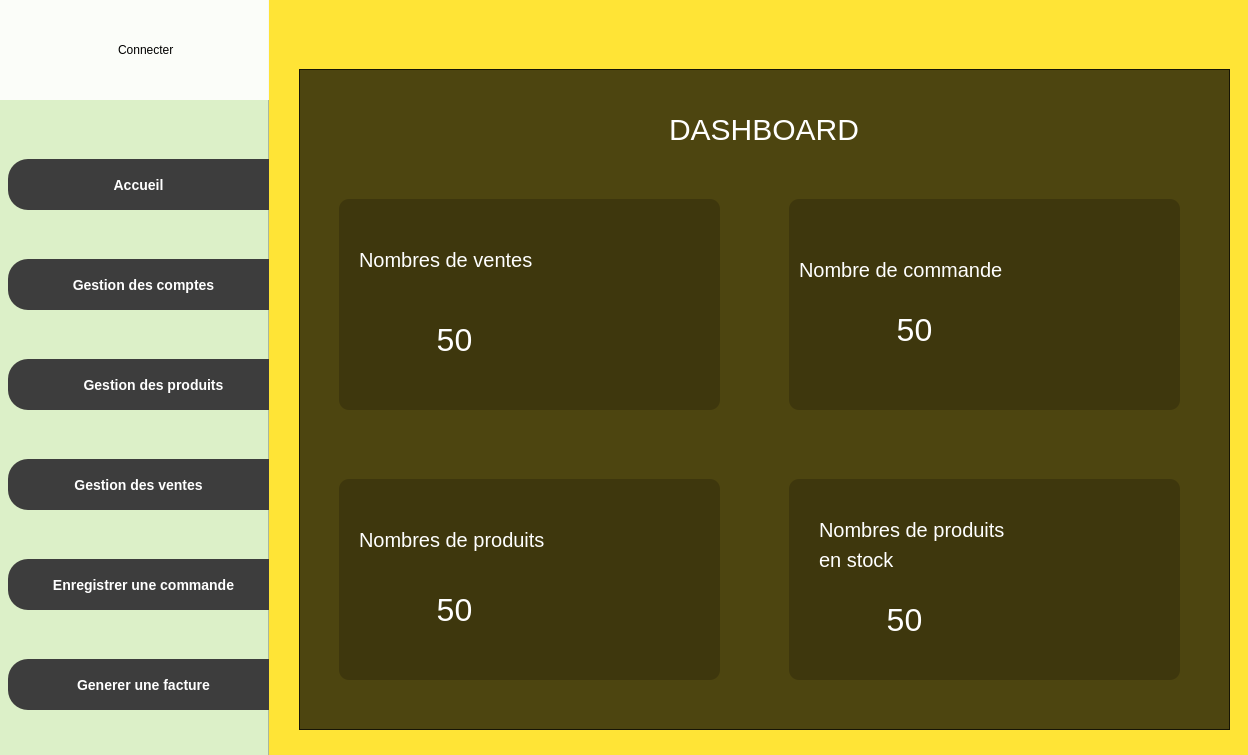
<?xml version="1.0" encoding="UTF-8"?>
<ui version="4.0">
 <class>PageAccueil</class>
 <widget class="QMainWindow" name="PageAccueil">
  <property name="geometry">
   <rect>
    <x>0</x>
    <y>0</y>
    <width>1248</width>
    <height>755</height>
   </rect>
  </property>
  <property name="windowTitle">
   <string>MainWindow</string>
  </property>
  <widget class="QWidget" name="centralwidget">
   <widget class="QFrame" name="frame">
    <property name="geometry">
     <rect>
      <x>-1</x>
      <y>-1</y>
      <width>1281</width>
      <height>801</height>
     </rect>
    </property>
    <property name="styleSheet">
     <string notr="true">background-color: rgb(255,228,54)</string>
    </property>
    <property name="frameShape">
     <enum>QFrame::StyledPanel</enum>
    </property>
    <property name="frameShadow">
     <enum>QFrame::Raised</enum>
    </property>
    <widget class="QFrame" name="frame_haut">
     <property name="geometry">
      <rect>
       <x>0</x>
       <y>9</y>
       <width>1271</width>
       <height>71</height>
      </rect>
     </property>
     <property name="styleSheet">
      <string notr="true">border:none</string>
     </property>
     <property name="frameShape">
      <enum>QFrame::StyledPanel</enum>
     </property>
     <property name="frameShadow">
      <enum>QFrame::Raised</enum>
     </property>
     <widget class="QPushButton" name="pushButton_3">
      <property name="geometry">
       <rect>
        <x>880</x>
        <y>0</y>
        <width>111</width>
        <height>51</height>
       </rect>
      </property>
      <property name="cursor">
       <cursorShape>PointingHandCursor</cursorShape>
      </property>
      <property name="text">
       <string/>
      </property>
      <property name="icon">
       <iconset resource="../ressource.qrc">
        <normaloff>:/icon/feather/minus.svg</normaloff>:/icon/feather/minus.svg</iconset>
      </property>
      <property name="iconSize">
       <size>
        <width>60</width>
        <height>80</height>
       </size>
      </property>
     </widget>
     <widget class="QPushButton" name="pushButton_2">
      <property name="geometry">
       <rect>
        <x>1010</x>
        <y>0</y>
        <width>111</width>
        <height>51</height>
       </rect>
      </property>
      <property name="cursor">
       <cursorShape>PointingHandCursor</cursorShape>
      </property>
      <property name="text">
       <string/>
      </property>
      <property name="icon">
       <iconset resource="../ressource.qrc">
        <normaloff>:/icon/feather/square.svg</normaloff>:/icon/feather/square.svg</iconset>
      </property>
      <property name="iconSize">
       <size>
        <width>40</width>
        <height>80</height>
       </size>
      </property>
     </widget>
     <widget class="QPushButton" name="pushButton">
      <property name="geometry">
       <rect>
        <x>1120</x>
        <y>0</y>
        <width>111</width>
        <height>51</height>
       </rect>
      </property>
      <property name="cursor">
       <cursorShape>PointingHandCursor</cursorShape>
      </property>
      <property name="text">
       <string/>
      </property>
      <property name="icon">
       <iconset resource="../ressource.qrc">
        <normaloff>:/icon/feather/x.svg</normaloff>:/icon/feather/x.svg</iconset>
      </property>
      <property name="iconSize">
       <size>
        <width>40</width>
        <height>80</height>
       </size>
      </property>
     </widget>
    </widget>
    <widget class="QFrame" name="frame_2">
     <property name="geometry">
      <rect>
       <x>-1</x>
       <y>0</y>
       <width>271</width>
       <height>781</height>
      </rect>
     </property>
     <property name="styleSheet">
      <string notr="true">background-color: rgb(220,240,200)</string>
     </property>
     <property name="frameShape">
      <enum>QFrame::StyledPanel</enum>
     </property>
     <property name="frameShadow">
      <enum>QFrame::Raised</enum>
     </property>
     <widget class="QPushButton" name="user_btn">
      <property name="geometry">
       <rect>
        <x>10</x>
        <y>260</y>
        <width>271</width>
        <height>51</height>
       </rect>
      </property>
      <property name="cursor">
       <cursorShape>PointingHandCursor</cursorShape>
      </property>
      <property name="styleSheet">
       <string notr="true">QPushButton{
background-color:rgb(61,61,61);
border-top-left-radius:20px;
border-bottom-left-radius:20px;
color:rgb(255,255,255);
font:77 10pt &quot;metropolis&quot;;
font-size:14px;
font-weight:bold;
}
QPushButton:hover{
background-color:white;
border-top-left-radius:20px;
border-bottom-left-radius:20px;
color:rgb(0,0,0);
font:77 10pt &quot;metropolis&quot;;
font-size:15px;
font-weight:bold;
}


</string>
      </property>
      <property name="text">
       <string>Gestion des comptes</string>
      </property>
      <property name="icon">
       <iconset resource="../ressource.qrc">
        <normaloff>:/images/images/usersystem.png</normaloff>:/images/images/usersystem.png</iconset>
      </property>
      <property name="iconSize">
       <size>
        <width>35</width>
        <height>50</height>
       </size>
      </property>
     </widget>
     <widget class="QPushButton" name="produit_btn">
      <property name="geometry">
       <rect>
        <x>10</x>
        <y>360</y>
        <width>291</width>
        <height>51</height>
       </rect>
      </property>
      <property name="cursor">
       <cursorShape>PointingHandCursor</cursorShape>
      </property>
      <property name="styleSheet">
       <string notr="true">QPushButton{
background-color:rgb(61,61,61);
border-top-left-radius:20px;
border-bottom-left-radius:20px;
color:rgb(255,255,255);
font:77 10pt &quot;metropolis&quot;;
font-size:14px;
font-weight:bold;
}
QPushButton:hover{
background-color:white;
border-top-left-radius:20px;
border-bottom-left-radius:20px;
color:rgb(0,0,0);
font:77 10pt &quot;metropolis&quot;;
font-size:15px;
font-weight:bold;


}


</string>
      </property>
      <property name="text">
       <string>Gestion des produits</string>
      </property>
      <property name="icon">
       <iconset resource="../ressource.qrc">
        <normaloff>:/images/images/product.png</normaloff>:/images/images/product.png</iconset>
      </property>
      <property name="iconSize">
       <size>
        <width>35</width>
        <height>40</height>
       </size>
      </property>
     </widget>
     <widget class="QPushButton" name="vente_btn">
      <property name="geometry">
       <rect>
        <x>10</x>
        <y>460</y>
        <width>261</width>
        <height>51</height>
       </rect>
      </property>
      <property name="cursor">
       <cursorShape>PointingHandCursor</cursorShape>
      </property>
      <property name="styleSheet">
       <string notr="true">QPushButton{
background-color:rgb(61,61,61);
border-top-left-radius:20px;
border-bottom-left-radius:20px;
color:rgb(255,255,255);
font:77 10pt &quot;metropolis&quot;;
font-size:14px;
font-weight:bold;
}
QPushButton:hover{
background-color:white;
border-top-left-radius:20px;
border-bottom-left-radius:20px;
color:rgb(0,0,0);
font:77 10pt &quot;metropolis&quot;;
font-weight:bold;
font-size:15px;


}


</string>
      </property>
      <property name="text">
       <string>Gestion des ventes</string>
      </property>
      <property name="icon">
       <iconset resource="../ressource.qrc">
        <normaloff>:/images/images/shopify.png</normaloff>:/images/images/shopify.png</iconset>
      </property>
      <property name="iconSize">
       <size>
        <width>35</width>
        <height>50</height>
       </size>
      </property>
     </widget>
     <widget class="QPushButton" name="acceuille_btn">
      <property name="geometry">
       <rect>
        <x>10</x>
        <y>160</y>
        <width>261</width>
        <height>51</height>
       </rect>
      </property>
      <property name="cursor">
       <cursorShape>PointingHandCursor</cursorShape>
      </property>
      <property name="styleSheet">
       <string notr="true">QPushButton{
background-color:rgb(61,61,61);
border-top-left-radius:20px;
border-bottom-left-radius:20px;
color:rgb(255,255,255);
font:77 10pt &quot;metropolis&quot;;
font-size:14px;
font-weight:bold;
cursor: pointer;

}
QPushButton:hover{
background-color:white;
border-top-left-radius:20px;
border-bottom-left-radius:20px;
color:rgb(0,0,0);
font:77 10pt &quot;metropolis&quot;;
font-size:15px;
font-weight:bold;
cursor: pointer;


}


</string>
      </property>
      <property name="text">
       <string>Accueil</string>
      </property>
      <property name="icon">
       <iconset resource="../ressource.qrc">
        <normaloff>:/images/images/home.png</normaloff>:/images/images/home.png</iconset>
      </property>
      <property name="iconSize">
       <size>
        <width>35</width>
        <height>35</height>
       </size>
      </property>
      <property name="shortcut">
       <string/>
      </property>
     </widget>
     <widget class="QPushButton" name="commande_btn">
      <property name="geometry">
       <rect>
        <x>10</x>
        <y>560</y>
        <width>271</width>
        <height>51</height>
       </rect>
      </property>
      <property name="cursor">
       <cursorShape>PointingHandCursor</cursorShape>
      </property>
      <property name="styleSheet">
       <string notr="true">QPushButton{
background-color:rgb(61,61,61);
border-top-left-radius:20px;
border-bottom-left-radius:20px;
color:rgb(255,255,255);
font:77 10pt &quot;metropolis&quot;;
font-size:14px;
font-weight:bold;
}
QPushButton:hover{
background-color:white;
border-top-left-radius:20px;
border-bottom-left-radius:20px;
color:rgb(0,0,0);
font:77 10pt &quot;metropolis&quot;;
font-size:15px;
font-weight:bold;

}


</string>
      </property>
      <property name="text">
       <string>Enregistrer une commande</string>
      </property>
      <property name="icon">
       <iconset resource="../ressource.qrc">
        <normaloff>:/images/images/commandes-removebg-preview .png</normaloff>:/images/images/commandes-removebg-preview .png</iconset>
      </property>
      <property name="iconSize">
       <size>
        <width>34</width>
        <height>50</height>
       </size>
      </property>
     </widget>
     <widget class="QPushButton" name="facture_btn">
      <property name="geometry">
       <rect>
        <x>10</x>
        <y>660</y>
        <width>271</width>
        <height>51</height>
       </rect>
      </property>
      <property name="cursor">
       <cursorShape>PointingHandCursor</cursorShape>
      </property>
      <property name="styleSheet">
       <string notr="true">QPushButton{
background-color:rgb(61,61,61);
border-top-left-radius:20px;
border-bottom-left-radius:20px;
color:rgb(255,255,255);
font:77 10pt &quot;metropolis&quot;;
font-size:14px;
font-weight:bold;
}
QPushButton:hover{
background-color:white;
border-top-left-radius:20px;
border-bottom-left-radius:20px;
color:rgb(0,0,0);
font:77 10pt &quot;metropolis&quot;;
font-size:15px;
font-weight:bold;

}


</string>
      </property>
      <property name="text">
       <string>Generer une facture</string>
      </property>
      <property name="icon">
       <iconset resource="../ressource.qrc">
        <normaloff>:/images/images/facture.png</normaloff>:/images/images/facture.png</iconset>
      </property>
      <property name="iconSize">
       <size>
        <width>35</width>
        <height>50</height>
       </size>
      </property>
     </widget>
     <widget class="QWidget" name="widget_9" native="true">
      <property name="geometry">
       <rect>
        <x>0</x>
        <y>0</y>
        <width>271</width>
        <height>101</height>
       </rect>
      </property>
      <property name="styleSheet">
       <string notr="true">background-color:rgba(255,255,255,0.9);</string>
      </property>
      <widget class="QLabel" name="label_32">
       <property name="geometry">
        <rect>
         <x>120</x>
         <y>30</y>
         <width>131</width>
         <height>41</height>
        </rect>
       </property>
       <property name="styleSheet">
        <string notr="true">border:none;
font:90 18pt &quot;metropolis&quot;;
background-color:none;</string>
       </property>
       <property name="text">
        <string>Connecter</string>
       </property>
      </widget>
      <widget class="QPushButton" name="connection">
       <property name="geometry">
        <rect>
         <x>-20</x>
         <y>10</y>
         <width>151</width>
         <height>81</height>
        </rect>
       </property>
       <property name="styleSheet">
        <string notr="true">background-color:none;
border:none;</string>
       </property>
       <property name="text">
        <string/>
       </property>
       <property name="icon">
        <iconset resource="../ressource.qrc">
         <normaloff>:/images/images/userIcon.png</normaloff>:/images/images/userIcon.png</iconset>
       </property>
       <property name="iconSize">
        <size>
         <width>70</width>
         <height>110</height>
        </size>
       </property>
      </widget>
     </widget>
    </widget>
    <widget class="QFrame" name="frame_3">
     <property name="geometry">
      <rect>
       <x>300</x>
       <y>70</y>
       <width>931</width>
       <height>661</height>
      </rect>
     </property>
     <property name="styleSheet">
      <string notr="true">background-color:rgba(0,0,0,0.7);
</string>
     </property>
     <property name="frameShape">
      <enum>QFrame::StyledPanel</enum>
     </property>
     <property name="frameShadow">
      <enum>QFrame::Raised</enum>
     </property>
     <widget class="QWidget" name="widget_2" native="true">
      <property name="geometry">
       <rect>
        <x>490</x>
        <y>130</y>
        <width>391</width>
        <height>211</height>
       </rect>
      </property>
      <property name="styleSheet">
       <string notr="true">background-color:rgba(0,0,0,0.2);
box-shodow:10px 4px 4px 4px;
border-radius:10px</string>
      </property>
      <widget class="QLabel" name="label_6">
       <property name="geometry">
        <rect>
         <x>10</x>
         <y>50</y>
         <width>251</width>
         <height>41</height>
        </rect>
       </property>
       <property name="styleSheet">
        <string notr="true">background-color:none;
border:none;
font:77 10pt &quot;metropolis&quot;;
font-size:20px;
color:white</string>
       </property>
       <property name="text">
        <string>Nombre de commande</string>
       </property>
      </widget>
      <widget class="QPushButton" name="pushButton_27">
       <property name="geometry">
        <rect>
         <x>240</x>
         <y>30</y>
         <width>121</width>
         <height>131</height>
        </rect>
       </property>
       <property name="styleSheet">
        <string notr="true">background-color:none;</string>
       </property>
       <property name="text">
        <string/>
       </property>
       <property name="icon">
        <iconset resource="../ressource.qrc">
         <normaloff>:/images/images/commandes-removebg-preview .png</normaloff>:/images/images/commandes-removebg-preview .png</iconset>
       </property>
       <property name="iconSize">
        <size>
         <width>120</width>
         <height>120</height>
        </size>
       </property>
      </widget>
      <widget class="QLabel" name="nb_vente">
       <property name="geometry">
        <rect>
         <x>40</x>
         <y>100</y>
         <width>171</width>
         <height>61</height>
        </rect>
       </property>
       <property name="layoutDirection">
        <enum>Qt::LeftToRight</enum>
       </property>
       <property name="styleSheet">
        <string notr="true">background-color: transparent;
color: #fff;
font-weidth: bold;
font-size:32px;</string>
       </property>
       <property name="text">
        <string>50</string>
       </property>
       <property name="alignment">
        <set>Qt::AlignCenter</set>
       </property>
      </widget>
     </widget>
     <widget class="QWidget" name="widget_4" native="true">
      <property name="geometry">
       <rect>
        <x>490</x>
        <y>410</y>
        <width>391</width>
        <height>201</height>
       </rect>
      </property>
      <property name="styleSheet">
       <string notr="true">background-color:rgba(0,0,0,0.2);
box-shodow:10px 4px 4px 4px;
border-radius:10px</string>
      </property>
      <widget class="QLabel" name="label_10">
       <property name="geometry">
        <rect>
         <x>30</x>
         <y>30</y>
         <width>211</width>
         <height>41</height>
        </rect>
       </property>
       <property name="styleSheet">
        <string notr="true">background-color:none;
border:none;
font:77 10pt &quot;metropolis&quot;;
font-size:20px;
color:white</string>
       </property>
       <property name="text">
        <string>Nombres de produits</string>
       </property>
      </widget>
      <widget class="QLabel" name="label_19">
       <property name="geometry">
        <rect>
         <x>30</x>
         <y>60</y>
         <width>201</width>
         <height>41</height>
        </rect>
       </property>
       <property name="styleSheet">
        <string notr="true">background-color:none;
border:none;
font:77 10pt &quot;metropolis&quot;;
font-size:20px;
color:white</string>
       </property>
       <property name="text">
        <string>en stock</string>
       </property>
      </widget>
      <widget class="QPushButton" name="pushButton_34">
       <property name="geometry">
        <rect>
         <x>250</x>
         <y>30</y>
         <width>131</width>
         <height>131</height>
        </rect>
       </property>
       <property name="styleSheet">
        <string notr="true">background-color:none;</string>
       </property>
       <property name="text">
        <string/>
       </property>
       <property name="icon">
        <iconset resource="../ressource.qrc">
         <normaloff>:/images/images/stock-removebg-preview.png</normaloff>:/images/images/stock-removebg-preview.png</iconset>
       </property>
       <property name="iconSize">
        <size>
         <width>120</width>
         <height>120</height>
        </size>
       </property>
      </widget>
      <widget class="QLabel" name="nb_vente_3">
       <property name="geometry">
        <rect>
         <x>30</x>
         <y>110</y>
         <width>171</width>
         <height>61</height>
        </rect>
       </property>
       <property name="layoutDirection">
        <enum>Qt::LeftToRight</enum>
       </property>
       <property name="styleSheet">
        <string notr="true">background-color: transparent;
color: #fff;
font-weidth: bold;
font-size:32px;</string>
       </property>
       <property name="text">
        <string>50</string>
       </property>
       <property name="alignment">
        <set>Qt::AlignCenter</set>
       </property>
      </widget>
     </widget>
     <widget class="QLabel" name="label_18">
      <property name="geometry">
       <rect>
        <x>370</x>
        <y>40</y>
        <width>221</width>
        <height>41</height>
       </rect>
      </property>
      <property name="styleSheet">
       <string notr="true">background-color:none;
border:none;
font:90 30pt &quot;metropolis&quot;;
font-size:30px;
color:white</string>
      </property>
      <property name="text">
       <string>DASHBOARD</string>
      </property>
     </widget>
     <widget class="QWidget" name="widget" native="true">
      <property name="geometry">
       <rect>
        <x>40</x>
        <y>130</y>
        <width>381</width>
        <height>211</height>
       </rect>
      </property>
      <property name="styleSheet">
       <string notr="true">
background-color:rgba(0,0,0,0.2);
box-shodow:10px 4px 4px 4px;
border-radius:10px


</string>
      </property>
      <widget class="QLabel" name="label_4">
       <property name="geometry">
        <rect>
         <x>20</x>
         <y>40</y>
         <width>231</width>
         <height>41</height>
        </rect>
       </property>
       <property name="styleSheet">
        <string notr="true">background-color:none;
border:none;
font:77 10pt &quot;metropolis&quot;;
font-size:20px;
color:white</string>
       </property>
       <property name="text">
        <string>Nombres de ventes</string>
       </property>
      </widget>
      <widget class="QPushButton" name="pushButton_7">
       <property name="geometry">
        <rect>
         <x>230</x>
         <y>30</y>
         <width>121</width>
         <height>131</height>
        </rect>
       </property>
       <property name="styleSheet">
        <string notr="true">background-color:none;</string>
       </property>
       <property name="text">
        <string/>
       </property>
       <property name="icon">
        <iconset resource="../ressource.qrc">
         <normaloff>:/images/images/vente-removebg-preview.png</normaloff>:/images/images/vente-removebg-preview.png</iconset>
       </property>
       <property name="iconSize">
        <size>
         <width>100</width>
         <height>100</height>
        </size>
       </property>
      </widget>
      <widget class="QLabel" name="nb_vente_2">
       <property name="geometry">
        <rect>
         <x>30</x>
         <y>110</y>
         <width>171</width>
         <height>61</height>
        </rect>
       </property>
       <property name="layoutDirection">
        <enum>Qt::LeftToRight</enum>
       </property>
       <property name="styleSheet">
        <string notr="true">background-color: transparent;
color: #fff;
font-weidth: bold;
font-size:32px;</string>
       </property>
       <property name="text">
        <string>50</string>
       </property>
       <property name="alignment">
        <set>Qt::AlignCenter</set>
       </property>
      </widget>
     </widget>
     <widget class="QWidget" name="widget_3" native="true">
      <property name="geometry">
       <rect>
        <x>40</x>
        <y>410</y>
        <width>381</width>
        <height>201</height>
       </rect>
      </property>
      <property name="styleSheet">
       <string notr="true">background-color:rgba(0,0,0,0.2);
box-shodow:10px 4px 4px 4px;
border-radius:10px</string>
      </property>
      <widget class="QLabel" name="label_8">
       <property name="geometry">
        <rect>
         <x>20</x>
         <y>40</y>
         <width>261</width>
         <height>41</height>
        </rect>
       </property>
       <property name="styleSheet">
        <string notr="true">background-color:none;
border:none;
font:77 10pt &quot;metropolis&quot;;
font-size:20px;
color:white</string>
       </property>
       <property name="text">
        <string>Nombres de produits</string>
       </property>
      </widget>
      <widget class="QPushButton" name="pushButton_21">
       <property name="geometry">
        <rect>
         <x>240</x>
         <y>40</y>
         <width>121</width>
         <height>131</height>
        </rect>
       </property>
       <property name="styleSheet">
        <string notr="true">background-color:none;</string>
       </property>
       <property name="text">
        <string/>
       </property>
       <property name="icon">
        <iconset resource="../ressource.qrc">
         <normaloff>:/images/images/produit-removebg-preview.png</normaloff>:/images/images/produit-removebg-preview.png</iconset>
       </property>
       <property name="iconSize">
        <size>
         <width>120</width>
         <height>120</height>
        </size>
       </property>
      </widget>
      <widget class="QLabel" name="nb_vente_4">
       <property name="geometry">
        <rect>
         <x>30</x>
         <y>100</y>
         <width>171</width>
         <height>61</height>
        </rect>
       </property>
       <property name="layoutDirection">
        <enum>Qt::LeftToRight</enum>
       </property>
       <property name="styleSheet">
        <string notr="true">background-color: transparent;
color: #fff;
font-weidth: bold;
font-size:32px;</string>
       </property>
       <property name="text">
        <string>50</string>
       </property>
       <property name="alignment">
        <set>Qt::AlignCenter</set>
       </property>
      </widget>
     </widget>
    </widget>
   </widget>
  </widget>
 </widget>
 <resources>
  <include location="../ressource.qrc"/>
 </resources>
 <connections/>
</ui>
